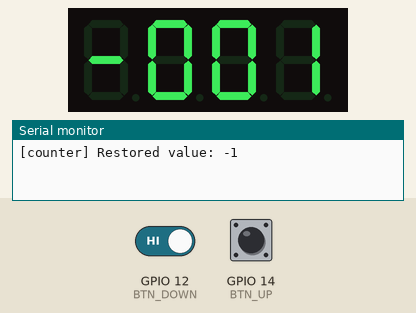
This sketch was run on a simulated ESP8266 (NodeMCU). Parts: 4-digit seven-segment display, the last lines printed to the serial monitor. The test bench sets the inputs (shaded band); at power-on: GPIO 14 (BTN_UP) HIGH, GPIO 12 (BTN_DOWN) HIGH. EEPROM starts erased.

Above: at 1.2 s.
1.3 s: GPIO 14 (BTN_UP) pulled LOW for 0.15 s
At 2.4 s:
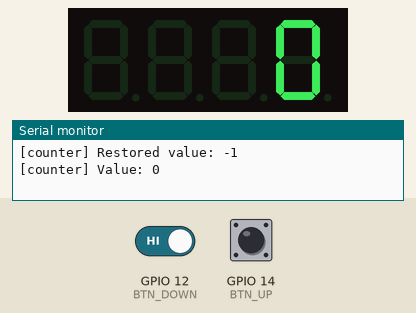
2.9 s: GPIO 14 (BTN_UP) pulled LOW for 1 s
At 3.7 s:
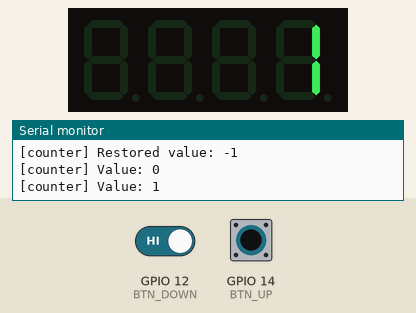
5.4 s: GPIO 12 (BTN_DOWN) driven LOW and GPIO 14 (BTN_UP) driven LOW
At 7.8 s:
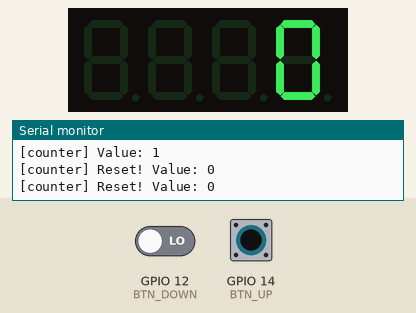
Timing chart, 0 to 9.3 s (numbered marks = the images above; inputs shaded):
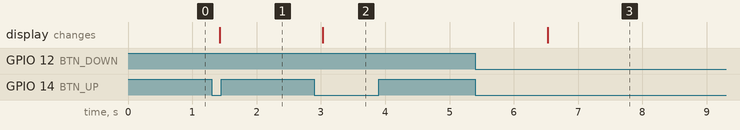

Measured:
- after the input at 1.3 s, the display: changes after 0.12 s (image 1)
- after the input at 2.9 s, the display: changes after 0.13 s (image 2)
- after the input at 5.4 s, the display: changes after 1.1 s (image 3)

The sketch:

counter.ino
```cpp
/*
 * Counter - Arduino conversion of ESPHome config
 *
 * This conversion was done by claude.ai and is untested so it may or may not work.
 * If it doesn't.... At least it might be a starting point to get it working for you :)
 *
 * Hardware:
 *   Board  : Wemos D1 Mini (ESP8266)
 *   Display: TM1637 4-digit 7-segment
 *     CLK  -> GPIO4 (D2)
 *     DIO  -> GPIO5 (D1)
 *   Button Up   -> GPIO14 (D5), active-low with INPUT_PULLUP
 *   Button Down -> GPIO12 (D6), active-low with INPUT_PULLUP
 *
 * Behaviour:
 *   - Up button   : increment counter (max  9999)
 *   - Down button : decrement counter (min -999)
 *   - Both held   : reset to 0 after 1 s
 *   - Counter is persisted to EEPROM
 */

#include <Arduino.h>
#include <EEPROM.h>
#include <TM1637Display.h>

// ── Pin definitions ────────────────────────────────────────────────────────
#define CLK_PIN   4   // GPIO4  (D2 on D1 Mini)
#define DIO_PIN   5   // GPIO5  (D1 on D1 Mini)
#define BTN_UP    14  // GPIO14 (D5 on D1 Mini)
#define BTN_DOWN  12  // GPIO12 (D6 on D1 Mini)

// ── Constants ──────────────────────────────────────────────────────────────
#define DEBOUNCE_MS       10
#define BOTH_HOLD_MS    1000
#define DISPLAY_INTERVAL 100   // ms between display refreshes
#define EEPROM_ADDR        0   // address where the int is stored
#define BRIGHTNESS         1   // TM1637 intensity 0-7

// ── Display ────────────────────────────────────────────────────────────────
TM1637Display display(CLK_PIN, DIO_PIN);

// ── State ──────────────────────────────────────────────────────────────────
int  counter = 0;

// Button debounce state
struct Button {
  uint8_t  pin;
  bool     lastRaw;      // last raw reading
  bool     state;        // debounced state (true = pressed)
  uint32_t lastChangeMs; // when raw last changed
  bool     justPressed;  // single-cycle flag
};

Button btnUp   = { BTN_UP,   false, false, 0, false };
Button btnDown = { BTN_DOWN, false, false, 0, false };

// Both-held reset
bool     bothHeldActive  = false;   // were both pressed together?
uint32_t bothHeldStart   = 0;       // when they were both first pressed

// Display refresh
uint32_t lastDisplayMs   = 0;

// ── EEPROM helpers ─────────────────────────────────────────────────────────
void saveCounter() {
  EEPROM.put(EEPROM_ADDR, counter);
  EEPROM.commit();
}

void loadCounter() {
  EEPROM.get(EEPROM_ADDR, counter);
  // Sanity-check the restored value
  if (counter < -999 || counter > 9999) {
    counter = 0;
    saveCounter();
  }
}

// ── Display helper ─────────────────────────────────────────────────────────

// Segments for '-' (middle bar only)
#define SEG_MINUS 0x40

void updateDisplay() {
  if (counter < 0) {
    // Format: "-XXX"  (values -1 to -999)
    int absVal = abs(counter);
    uint8_t segs[4];
    segs[0] = SEG_MINUS;
    segs[1] = display.encodeDigit((absVal / 100) % 10);
    segs[2] = display.encodeDigit((absVal /  10) % 10);
    segs[3] = display.encodeDigit( absVal         % 10);
    display.setSegments(segs);
  } else {
    // showNumberDec with leading spaces (not zeros)
    display.showNumberDec(counter, false);
  }
}

// ── Button debounce ────────────────────────────────────────────────────────
void readButton(Button &btn) {
  btn.justPressed = false;
  bool raw = !digitalRead(btn.pin);  // inverted: pressed = LOW = true

  if (raw != btn.lastRaw) {
    btn.lastRaw      = raw;
    btn.lastChangeMs = millis();
  }

  if ((millis() - btn.lastChangeMs) >= DEBOUNCE_MS) {
    if (raw != btn.state) {
      btn.state = raw;
      if (btn.state) btn.justPressed = true;
    }
  }
}

// ── Setup ──────────────────────────────────────────────────────────────────
void setup() {
  Serial.begin(115200);

  EEPROM.begin(sizeof(int));
  loadCounter();

  pinMode(BTN_UP,   INPUT_PULLUP);
  pinMode(BTN_DOWN, INPUT_PULLUP);

  display.setBrightness(BRIGHTNESS);
  updateDisplay();

  Serial.printf("[counter] Restored value: %d\n", counter);
}

// ── Loop ───────────────────────────────────────────────────────────────────
void loop() {
  uint32_t now = millis();

  // 1. Read & debounce both buttons
  readButton(btnUp);
  readButton(btnDown);

  // 2. Handle "both held → reset" logic
  bool bothPressed = btnUp.state && btnDown.state;

  if (bothPressed) {
    if (!bothHeldActive) {
      bothHeldActive = true;
      bothHeldStart  = now;
    } else if ((now - bothHeldStart) >= BOTH_HOLD_MS) {
      // Still held after 1 s → reset
      counter = 0;
      saveCounter();
      Serial.printf("[counter] Reset! Value: %d\n", counter);
      bothHeldStart = now;  // prevent repeated resets while held
    }
  } else {
    bothHeldActive = false;

    // 3. Increment (only if Down is NOT also pressed)
    if (btnUp.justPressed && !btnDown.state) {
      counter += 1;
      saveCounter();
      Serial.printf("[counter] Value: %d\n", counter);
    }

    // 4. Decrement (only if Up is NOT also pressed)
    if (btnDown.justPressed && !btnUp.state) {
      if (counter > -999) {
        counter -= 1;
        saveCounter();
        Serial.printf("[counter] Value: %d\n", counter);
      }
    }
  }

  // 5. Refresh display every DISPLAY_INTERVAL ms
  if ((now - lastDisplayMs) >= DISPLAY_INTERVAL) {
    lastDisplayMs = now;
    updateDisplay();
  }
}
```
